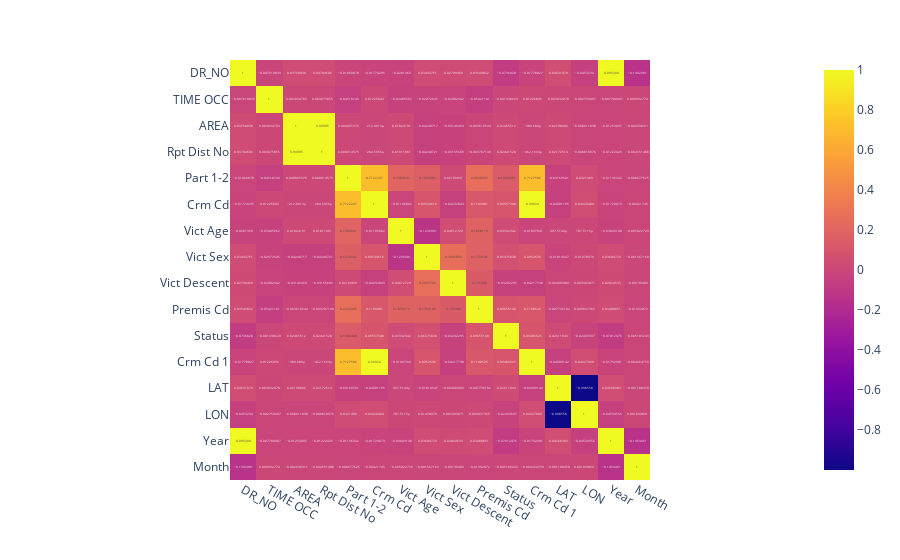

Notebook source saved alongside this figure:
### Code cell
px.imshow(cl_data.corr(numeric_only=True), text_auto=True)

### Figure 1 — Plotly figure (JSON) as saved in the notebook; plotly's stock layout.template omitted (floating-point values rounded to 4 significant figures; data arrays with more than 128 entries replaced by an {"elided": "..."} marker saying what was removed)
{"data": [{"coloraxis": "coloraxis", "hovertemplate": "x: %{x}<br>y: %{y}<br>color: %{z}<extra></extra>", "name": "0", "texttemplate": "%{z}", "type": "heatmap", "x": ["DR_NO", "TIME OCC", "AREA", "Rpt Dist No", "Part 1-2", "Crm Cd", "Vict Age", "Vict Sex", "Vict Descent", "Premis Cd", "Status", "Crm Cd 1", "LAT", "LON", "Year", "Month"], "xaxis": "x", "y": ["DR_NO", "TIME OCC", "AREA", "Rpt Dist No", "Part 1-2", "Crm Cd", "Vict Age", "Vict Sex", "Vict Descent", "Premis Cd", "Status", "Crm Cd 1", "LAT", "LON", "Year", "Month"], "yaxis": "y", "z": {"elided": "16x16 float values"}}], "layout": {"coloraxis": {"colorscale": [[0, "#0d0887"], [0.1111, "#46039f"], [0.2222, "#7201a8"], [0.3333, "#9c179e"], [0.4444, "#bd3786"], [0.5556, "#d8576b"], [0.6667, "#ed7953"], [0.7778, "#fb9f3a"], [0.8889, "#fdca26"], [1, "#f0f921"]]}, "margin": {"t": 60}, "xaxis": {"anchor": "y", "constrain": "domain", "domain": [0, 1], "scaleanchor": "y"}, "yaxis": {"anchor": "x", "autorange": "reversed", "constrain": "domain", "domain": [0, 1]}}}
